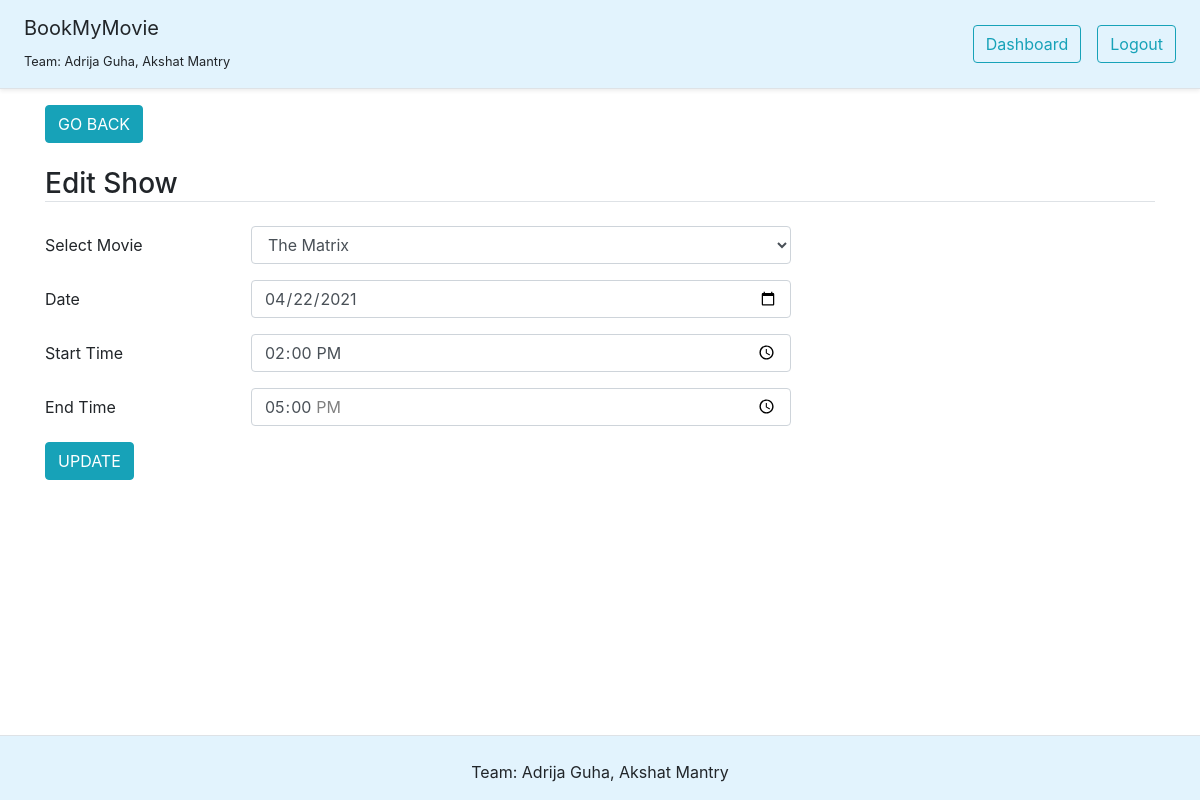
The app's page /admin_panel/edit_show.php?id=1 (signed in) with its own data.
### tables this page shows
CREATE TABLE `shows` (
  `s_id` int(10) NOT NULL,
  `mov_id` int(10) NOT NULL,
  `theatre_id` int(10) NOT NULL,
  `reserved_seats` int(10) NOT NULL DEFAULT 0,
  `date` date NOT NULL,
  `start_time` time NOT NULL,
  `end_time` time NOT NULL,
  `status` varchar(10) NOT NULL DEFAULT 'active'
);

CREATE TABLE `movie` (
  `mov_id` int(10) NOT NULL,
  `mov_name` varchar(30) NOT NULL,
  `price` varchar(10) NOT NULL,
  `mov_image` varchar(100) NOT NULL,
  `status` varchar(10) NOT NULL DEFAULT 'active'
);

### admin_panel/edit_show.php (the view, shortened to what this page needs)
<?php
include("connection.php");
$querry="select * from shows where s_id='".$_REQUEST['id']."'";
$result=mysqli_query($con,$querry);
$fetch=mysqli_fetch_object($result);
$querry1="select * from movie ";
$result1=mysqli_query($con,$querry1);
?>
<!DOCTYPE html>
<html lang="en">
<?php include("include/header.php");?>
<div class="container">
<form method="post" action="" enctype="multipart/form-data">
<div class= " text-left">
    <a class="btn btn-info " href="shows.php">GO BACK</a>
</div>
<br>
<h3 class = " border-bottom">Edit Show</h3>
<div class="form-group row pt-3">
<label for="moviename" class="col-sm-2 col-form-label">Select Movie </label>
<div class="col-sm-6">
<select class="form-control mx-sm-3" name="movie" id="movie">
<?php while($fetch1=mysqli_fetch_object($result1)){?>
	<option value="<?php echo $fetch1 ->mov_id;?>"<?php if($fetch -> mov_id == $fetch1 ->mov_id){?> selected="selected"<?php }?>>
	<?php echo $fetch1->mov_name;?></option><?php
	}
?></select>
</div>
</div>
<div class="form-group row">
<label for="date" class="col-sm-2 col-form-label">Date </label>
<div class="col-sm-6">
<input class="form-control mx-sm-3" type="date" name="date" value="<?php echo $fetch->date;?>" min ="<?php echo  date("Y-m-d",strtotime("tomorrow"));?>"required/>
</div>
</div>
<div class="form-group row">
<label for="start_time" class="col-sm-2 col-form-label">Start Time</label>
<div class="col-sm-6">
<input class="form-control mx-sm-3" type="time" name="start_time" value="<?php echo $fetch->start_time;?>" min="9:00" max="20:00" required/></div>
</div>
<div class="form-group row">
<label for="end_time" class="col-sm-2 col-form-label">End Time </label>
<div class="col-sm-6">
<input class="form-control mx-sm-3" type="time" name="end_time" value="<?php echo $fetch->end_time;?>" min="12:00" max="23:00" required/></div>
</div>
<input class="btn btn-info " type="submit" name="click" value="UPDATE" />
    </form>
</div>
<?php include("include/footer.php");?>
</html>

### records on screen
shows: movie "The Matrix", date "04/22/2021", start_time "14:00:00", end_time "17:00:00"
